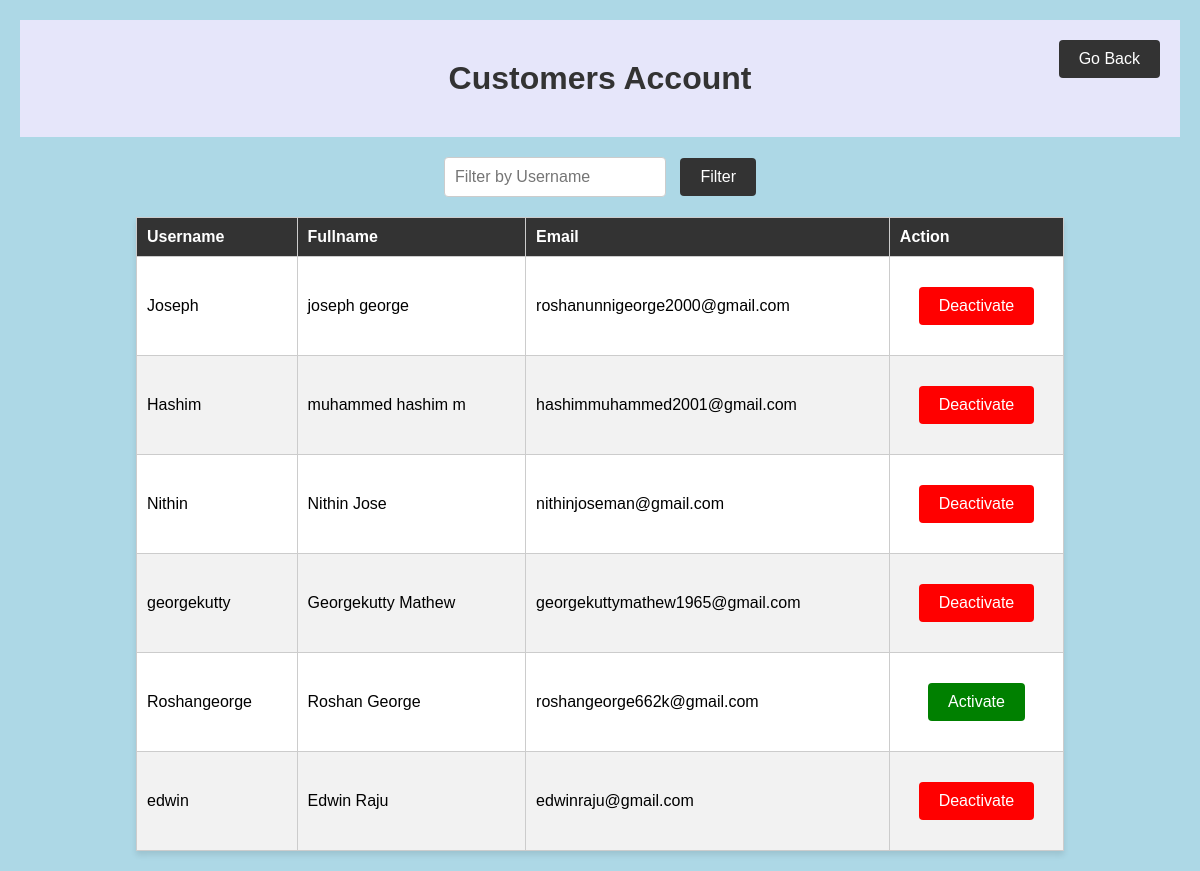
The app's page /admin_dashboard/customers.html with its own data.
### aapmapp/models.py (models this page shows, shortened)
class dealer(AbstractUser):
    email = models.EmailField(unique=True)
    fullname = models.TextField(max_length=100, default="")
    role = models.TextField(max_length=100, default="")

### aapmapp/views.py (the view)
# urls.py: path('admin_dashboard/customers.html', views.customers,name='customers'),
@never_cache
def customers(request):
    customers = dealer.objects.all()  # You can adjust this queryset based on your requirements
    customers = dealer.objects.filter(role='customer')  # Filter by role 'customer'
    context = {
        'customers': customers,  # Use a meaningful name like 'customers' for the filtered queryset
    }
    return render(request, 'customers.html', context)

### aapmapp/templates/customers.html (shortened to what this page needs)
<!DOCTYPE html>
<html lang="en">
<head>
</head>
<body>
    <div class="content">
        <div class="header">
            <h1>Customers Account</h1>
            <button id="go-back" onclick="goBack()">Go Back</button>
        </div>
        <form method="GET" id="filterForm">
            <input type="text" name="username_filter" id="username_filter" placeholder="Filter by Username">
            <button type="button" id="filterButton">Filter</button>
        </form>
        <table id="userTable">
            <thead>
                <tr>
                    <th>Username</th>
                    <th>Fullname</th>
                    <th>Email</th>
                    <th>Action</th>
                </tr>
            </thead>
            <tbody>
                {% for customer in customers %}
                <tr>
                    <td>{{ customer.username }}</td>
                    <td>{{ customer.fullname }}</td>
                    <td>{{ customer.email }}</td>
                    <td>
                        {% if customer.is_active %}
                        <form method="post" action="{% url 'deactivate_customer' customer.id %}">
                            <button type="submit" style="background-color: red; color: white;">Deactivate</button>
                        </form>
                        {% else %}
                        <form method="post" action="{% url 'activate_customer' customer.id %}">
                            <button type="submit" style="background-color: green; color: white;">Activate</button>
                        </form>
                        {% endif %}
                    </td>
                </tr>
                {% empty %}
                <tr>
                    <td colspan="5">No customers available.</td>
                </tr>
                {% endfor %}
            </tbody>
        </table>
    </div>
</body>
</html>

### aapmapp/templates/customers.html (style rules this page uses)
body { font-family: Arial, sans-serif; background-color: #ADD8E6; margin: 0; padding: 0; }
.content { padding: 20px; }
.header { background-color: #E6E6FA; color: #333; padding: 20px; text-align: center; position: relative; }
.header h1 { margin: 20px 0; }
.header #go-back { position: absolute; top: 20px; right: 20px; background-color: #333; color: #fff; padding: 10px 20px; border: none; border-radius: 4px; font-size: 16px; cursor: pointer; }
form { text-align: center; margin: 20px 0; }
form input[type="text"], form select { padding: 10px; border: 1px solid #ccc; border-radius: 4px; margin-right: 10px; width: 200px; font-size: 16px; outline: none; }
form button { padding: 10px 20px; background-color: #333; color: #fff; border: none; border-radius: 4px; font-size: 16px; cursor: pointer; }
table { width: 80%; margin: 0 auto; border-collapse: collapse; background-color: #fff; box-shadow: 0 4px 6px rgba(0, 0, 0, 0.1); }
th, td { border: 1px solid #ccc; padding: 10px; text-align: left; }
th { background-color: #333; color: #fff; }
tr:nth-child(even) { background-color: #f2f2f2; }

### records on screen
dealer: username "Joseph", fullname "joseph george", email "roshanunnigeorge2000@gmail.com", is_active "Deactivate"
dealer: username "Hashim", fullname "muhammed hashim m", email "hashimmuhammed2001@gmail.com", is_active "Deactivate"
dealer: username "Nithin", fullname "Nithin Jose", email "nithinjoseman@gmail.com", is_active "Deactivate"
dealer: username "georgekutty", fullname "Georgekutty Mathew", email "georgekuttymathew1965@gmail.com", is_active "Deactivate"
dealer: username "Roshangeorge", fullname "Roshan George", email "roshangeorge662k@gmail.com", is_active "Activate"
dealer: username "edwin", fullname "Edwin Raju", email "edwinraju@gmail.com", is_active "Deactivate"
